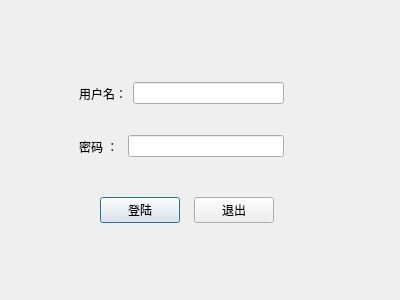
<?xml version="1.0" encoding="UTF-8"?>
<ui version="4.0">
 <class>denglu</class>
 <widget class="QDialog" name="denglu">
  <property name="geometry">
   <rect>
    <x>0</x>
    <y>0</y>
    <width>400</width>
    <height>300</height>
   </rect>
  </property>
  <property name="windowTitle">
   <string>Dialog</string>
  </property>
  <widget class="QWidget" name="widget_3" native="true">
   <property name="geometry">
    <rect>
     <x>70</x>
     <y>70</y>
     <width>223</width>
     <height>100</height>
    </rect>
   </property>
   <layout class="QVBoxLayout" name="verticalLayout">
    <item>
     <widget class="QWidget" name="widget" native="true">
      <layout class="QHBoxLayout" name="horizontalLayout">
       <item>
        <widget class="QLabel" name="label">
         <property name="text">
          <string>用户名：</string>
         </property>
        </widget>
       </item>
       <item>
        <widget class="QLineEdit" name="username"/>
       </item>
      </layout>
     </widget>
    </item>
    <item>
     <widget class="QWidget" name="widget_2" native="true">
      <layout class="QHBoxLayout" name="horizontalLayout_2">
       <item>
        <widget class="QLabel" name="label_2">
         <property name="text">
          <string>密码 ： </string>
         </property>
        </widget>
       </item>
       <item>
        <widget class="QLineEdit" name="passward">
         <property name="echoMode">
          <enum>QLineEdit::Password</enum>
         </property>
        </widget>
       </item>
      </layout>
     </widget>
    </item>
   </layout>
  </widget>
  <widget class="QWidget" name="widget_4" native="true">
   <property name="geometry">
    <rect>
     <x>100</x>
     <y>190</y>
     <width>174</width>
     <height>41</height>
    </rect>
   </property>
   <layout class="QHBoxLayout" name="horizontalLayout_3">
    <item>
     <widget class="QPushButton" name="admin_denglu">
      <property name="text">
       <string>登陆</string>
      </property>
     </widget>
    </item>
    <item>
     <spacer name="horizontalSpacer">
      <property name="orientation">
       <enum>Qt::Horizontal</enum>
      </property>
      <property name="sizeHint" stdset="0">
       <size>
        <width>40</width>
        <height>20</height>
       </size>
      </property>
     </spacer>
    </item>
    <item>
     <widget class="QPushButton" name="admin_tuichu">
      <property name="text">
       <string>退出</string>
      </property>
     </widget>
    </item>
   </layout>
  </widget>
 </widget>
 <resources/>
 <connections/>
</ui>
